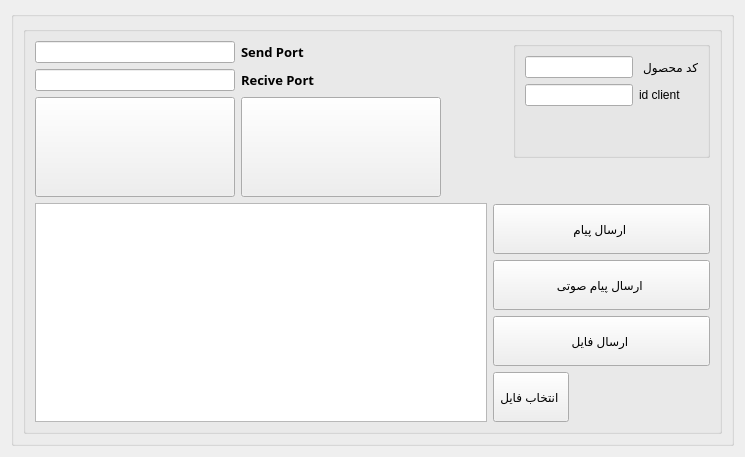
      <widget class="QWidget" name="Server">
       <attribute name="title">
        <string>Monitoring</string>
       </attribute>
       <layout class="QGridLayout" name="gridLayout_6">
        <item row="0" column="0">
         <widget class="QGroupBox" name="groupBox_2">
          <property name="title">
           <string/>
          </property>
          <layout class="QGridLayout" name="gridLayout_10">
           <item row="0" column="0">
            <widget class="QSplitter" name="splitter_2">
             <property name="orientation">
              <enum>Qt::Vertical</enum>
             </property>
             <widget class="QGroupBox" name="groupBox_3">
              <property name="minimumSize">
               <size>
                <width>200</width>
                <height>0</height>
               </size>
              </property>
              <property name="title">
               <string/>
              </property>
              <layout class="QGridLayout" name="gridLayout_11">
               <item row="1" column="2">
                <spacer name="horizontalSpacer_2">
                 <property name="orientation">
                  <enum>Qt::Horizontal</enum>
                 </property>
                 <property name="sizeHint" stdset="0">
                  <size>
                   <width>40</width>
                   <height>20</height>
                  </size>
                 </property>
                </spacer>
               </item>
               <item row="1" column="0">
                <widget class="QLineEdit" name="lineEdit_6">
                 <property name="minimumSize">
                  <size>
                   <width>200</width>
                   <height>0</height>
                  </size>
                 </property>
                 <property name="maximumSize">
                  <size>
                   <width>200</width>
                   <height>16777215</height>
                  </size>
                 </property>
                </widget>
               </item>
               <item row="0" column="3" rowspan="4">
                <layout class="QVBoxLayout" name="verticalLayout">
                 <item>
                  <layout class="QGridLayout" name="gridLayout_12">
                   <item row="0" column="1">
                    <widget class="QGroupBox" name="groupBox_6">
                     <property name="title">
                      <string/>
                     </property>
                     <layout class="QGridLayout" name="gridLayout_13">
                      <item row="0" column="1">
                       <widget class="QLabel" name="label_5">
                        <property name="text">
                         <string>کد محصول </string>
                        </property>
                       </widget>
                      </item>
                      <item row="1" column="0">
                       <widget class="QLineEdit" name="lineEdit_7"/>
                      </item>
                      <item row="0" column="0">
                       <widget class="QLineEdit" name="lineEdit_3"/>
                      </item>
                      <item row="1" column="1">
                       <widget class="QLabel" name="label_6">
                        <property name="text">
                         <string>id client</string>
                        </property>
                       </widget>
                      </item>
                      <item row="2" column="0">
                       <spacer name="verticalSpacer_4">
                        <property name="orientation">
                         <enum>Qt::Vertical</enum>
                        </property>
                        <property name="sizeHint" stdset="0">
                         <size>
                          <width>20</width>
                          <height>40</height>
                         </size>
                        </property>
                       </spacer>
                      </item>
                     </layout>
                    </widget>
                   </item>
                   <item row="1" column="0">
                    <spacer name="verticalSpacer_5">
                     <property name="orientation">
                      <enum>Qt::Vertical</enum>
                     </property>
                     <property name="sizeHint" stdset="0">
                      <size>
                       <width>20</width>
                       <height>40</height>
                      </size>
                     </property>
                    </spacer>
                   </item>
                  </layout>
                 </item>
                 <item>
                  <widget class="QPushButton" name="pushButton_M_12">
                   <property name="minimumSize">
                    <size>
                     <width>0</width>
                     <height>50</height>
                    </size>
                   </property>
                   <property name="text">
                    <string>ارسال پیام </string>
                   </property>
                  </widget>
                 </item>
                 <item>
                  <widget class="QPushButton" name="pushButton_M_11">
                   <property name="minimumSize">
                    <size>
                     <width>0</width>
                     <height>50</height>
                    </size>
                   </property>
                   <property name="text">
                    <string>ارسال پیام صوتی </string>
                   </property>
                  </widget>
                 </item>
                 <item>
                  <widget class="QPushButton" name="pushButton_M_10">
                   <property name="minimumSize">
                    <size>
                     <width>0</width>
                     <height>50</height>
                    </size>
                   </property>
                   <property name="text">
                    <string>ارسال فایل </string>
                   </property>
                  </widget>
                 </item>
                 <item>
                  <widget class="QToolButton" name="toolButton_M_2">
                   <property name="minimumSize">
                    <size>
                     <width>0</width>
                     <height>50</height>
                    </size>
                   </property>
                   <property name="text">
                    <string>انتخاب فایل </string>
                   </property>
                  </widget>
                 </item>
                </layout>
               </item>
               <item row="2" column="2">
                <spacer name="horizontalSpacer_3">
                 <property name="orientation">
                  <enum>Qt::Horizontal</enum>
                 </property>
                 <property name="sizeHint" stdset="0">
                  <size>
                   <width>40</width>
                   <height>20</height>
                  </size>
                 </property>
                </spacer>
               </item>
               <item row="0" column="0">
                <widget class="QLineEdit" name="lineEdit_5">
                 <property name="minimumSize">
                  <size>
                   <width>200</width>
                   <height>0</height>
                  </size>
                 </property>
                 <property name="maximumSize">
                  <size>
                   <width>200</width>
                   <height>16777215</height>
                  </size>
                 </property>
                </widget>
               </item>
               <item row="2" column="1">
                <widget class="QPushButton" name="pushButton_2">
                 <property name="sizePolicy">
                  <sizepolicy hsizetype="Maximum" vsizetype="Fixed">
                   <horstretch>0</horstretch>
                   <verstretch>0</verstretch>
                  </sizepolicy>
                 </property>
                 <property name="minimumSize">
                  <size>
                   <width>200</width>
                   <height>100</height>
                  </size>
                 </property>
                 <property name="maximumSize">
                  <size>
                   <width>200</width>
                   <height>100</height>
                  </size>
                 </property>
                 <property name="autoFillBackground">
                  <bool>true</bool>
                 </property>
                 <property name="text">
                  <string/>
                 </property>
                 <property name="icon">
                  <iconset>
                   <normaloff>stop.jpg</normaloff>stop.jpg</iconset>
                 </property>
                 <property name="iconSize">
                  <size>
                   <width>150</width>
                   <height>90</height>
                  </size>
                 </property>
                </widget>
               </item>
               <item row="3" column="0" colspan="3">
                <widget class="QListView" name="listView"/>
               </item>
               <item row="0" column="2">
                <spacer name="horizontalSpacer_4">
                 <property name="orientation">
                  <enum>Qt::Horizontal</enum>
                 </property>
                 <property name="sizeHint" stdset="0">
                  <size>
                   <width>40</width>
                   <height>20</height>
                  </size>
                 </property>
                </spacer>
               </item>
               <item row="0" column="1">
                <widget class="QLabel" name="label_12">
                 <property name="font">
                  <font>
                   <family>B Nazanin</family>
                   <pointsize>10</pointsize>
                   <weight>75</weight>
                   <bold>true</bold>
                  </font>
                 </property>
                 <property name="text">
                  <string>Send Port</string>
                 </property>
                </widget>
               </item>
               <item row="2" column="0">
                <widget class="QPushButton" name="pushButton_6">
                 <property name="sizePolicy">
                  <sizepolicy hsizetype="Maximum" vsizetype="Fixed">
                   <horstretch>0</horstretch>
                   <verstretch>0</verstretch>
                  </sizepolicy>
                 </property>
                 <property name="minimumSize">
                  <size>
                   <width>200</width>
                   <height>100</height>
                  </size>
                 </property>
                 <property name="maximumSize">
                  <size>
                   <width>200</width>
                   <height>100</height>
                  </size>
                 </property>
                 <property name="text">
                  <string/>
                 </property>
                 <property name="icon">
                  <iconset>
                   <normaloff>button-start.png</normaloff>button-start.png</iconset>
                 </property>
                 <property name="iconSize">
                  <size>
                   <width>250</width>
                   <height>100</height>
                  </size>
                 </property>
                </widget>
               </item>
               <item row="1" column="1">
                <widget class="QLabel" name="label_8">
                 <property name="font">
                  <font>
                   <family>B Nazanin</family>
                   <pointsize>10</pointsize>
                   <weight>75</weight>
                   <bold>true</bold>
                  </font>
                 </property>
                 <property name="text">
                  <string>Recive Port</string>
                 </property>
                </widget>
               </item>
              </layout>
             </widget>
            </widget>
           </item>
          </layout>
         </widget>
        </item>
       </layout>
      </widget>
